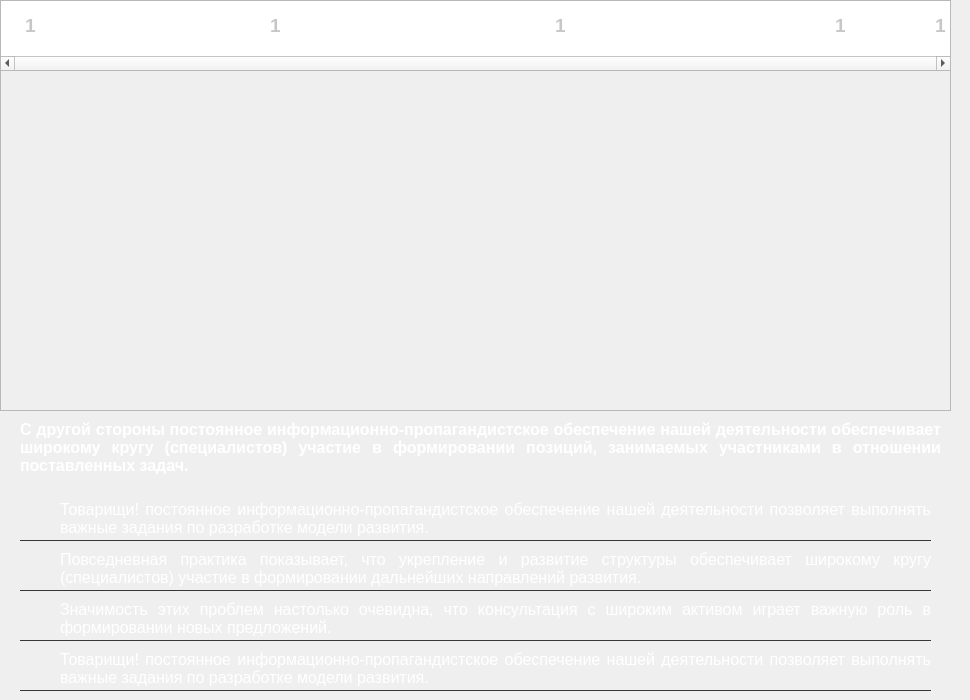
      <widget class="QWidget" name="page_bilets_bilet">
       <widget class="QListWidget" name="listWidget">
        <property name="geometry">
         <rect>
          <x>0</x>
          <y>0</y>
          <width>951</width>
          <height>71</height>
         </rect>
        </property>
        <property name="verticalScrollBarPolicy">
         <enum>Qt::ScrollBarAlwaysOff</enum>
        </property>
        <property name="horizontalScrollBarPolicy">
         <enum>Qt::ScrollBarAlwaysOn</enum>
        </property>
        <property name="sizeAdjustPolicy">
         <enum>QAbstractScrollArea::AdjustToContentsOnFirstShow</enum>
        </property>
        <property name="tabKeyNavigation">
         <bool>false</bool>
        </property>
        <property name="defaultDropAction">
         <enum>Qt::MoveAction</enum>
        </property>
        <property name="horizontalScrollMode">
         <enum>QAbstractItemView::ScrollPerPixel</enum>
        </property>
        <property name="movement">
         <enum>QListView::Static</enum>
        </property>
        <property name="flow">
         <enum>QListView::LeftToRight</enum>
        </property>
        <property name="isWrapping" stdset="0">
         <bool>false</bool>
        </property>
        <property name="layoutMode">
         <enum>QListView::SinglePass</enum>
        </property>
        <property name="spacing">
         <number>10</number>
        </property>
        <property name="gridSize">
         <size>
          <width>1920</width>
          <height>51</height>
         </size>
        </property>
        <property name="sortingEnabled">
         <bool>false</bool>
        </property>
       </widget>
       <widget class="QLabel" name="label_29">
        <property name="geometry">
         <rect>
          <x>10</x>
          <y>0</y>
          <width>41</width>
          <height>51</height>
         </rect>
        </property>
        <property name="font">
         <font>
          <family>Nirmala UI</family>
          <pointsize>14</pointsize>
          <weight>75</weight>
          <bold>true</bold>
         </font>
        </property>
        <property name="styleSheet">
         <string notr="true">color: rgb(199, 199, 199);</string>
        </property>
        <property name="text">
         <string>1</string>
        </property>
        <property name="alignment">
         <set>Qt::AlignCenter</set>
        </property>
       </widget>
       <widget class="QLabel" name="label_30">
        <property name="geometry">
         <rect>
          <x>250</x>
          <y>0</y>
          <width>51</width>
          <height>51</height>
         </rect>
        </property>
        <property name="font">
         <font>
          <family>Nirmala UI</family>
          <pointsize>14</pointsize>
          <weight>75</weight>
          <bold>true</bold>
         </font>
        </property>
        <property name="styleSheet">
         <string notr="true">color: rgb(199, 199, 199);</string>
        </property>
        <property name="text">
         <string>1</string>
        </property>
        <property name="alignment">
         <set>Qt::AlignCenter</set>
        </property>
       </widget>
       <widget class="QLabel" name="label_31">
        <property name="geometry">
         <rect>
          <x>540</x>
          <y>0</y>
          <width>41</width>
          <height>51</height>
         </rect>
        </property>
        <property name="font">
         <font>
          <family>Nirmala UI</family>
          <pointsize>14</pointsize>
          <weight>75</weight>
          <bold>true</bold>
         </font>
        </property>
        <property name="styleSheet">
         <string notr="true">color: rgb(199, 199, 199);</string>
        </property>
        <property name="text">
         <string>1</string>
        </property>
        <property name="alignment">
         <set>Qt::AlignCenter</set>
        </property>
       </widget>
       <widget class="QLabel" name="label_32">
        <property name="geometry">
         <rect>
          <x>820</x>
          <y>0</y>
          <width>41</width>
          <height>51</height>
         </rect>
        </property>
        <property name="font">
         <font>
          <family>Nirmala UI</family>
          <pointsize>14</pointsize>
          <weight>75</weight>
          <bold>true</bold>
         </font>
        </property>
        <property name="styleSheet">
         <string notr="true">color: rgb(199, 199, 199);</string>
        </property>
        <property name="text">
         <string>1</string>
        </property>
        <property name="alignment">
         <set>Qt::AlignCenter</set>
        </property>
       </widget>
       <widget class="QLabel" name="label_33">
        <property name="geometry">
         <rect>
          <x>920</x>
          <y>0</y>
          <width>41</width>
          <height>51</height>
         </rect>
        </property>
        <property name="font">
         <font>
          <family>Nirmala UI</family>
          <pointsize>14</pointsize>
          <weight>75</weight>
          <bold>true</bold>
         </font>
        </property>
        <property name="styleSheet">
         <string notr="true">color: rgb(199, 199, 199);</string>
        </property>
        <property name="text">
         <string>1</string>
        </property>
        <property name="alignment">
         <set>Qt::AlignCenter</set>
        </property>
       </widget>
       <widget class="QFrame" name="frame_21">
        <property name="geometry">
         <rect>
          <x>0</x>
          <y>70</y>
          <width>951</width>
          <height>341</height>
         </rect>
        </property>
        <property name="styleSheet">
         <string notr="true">image: url(:/Icons/icons/1510721366.jpg);</string>
        </property>
        <property name="frameShape">
         <enum>QFrame::StyledPanel</enum>
        </property>
        <property name="frameShadow">
         <enum>QFrame::Raised</enum>
        </property>
       </widget>
       <widget class="QLabel" name="label_34">
        <property name="geometry">
         <rect>
          <x>20</x>
          <y>420</y>
          <width>921</width>
          <height>71</height>
         </rect>
        </property>
        <property name="font">
         <font>
          <family>Nirmala UI</family>
          <pointsize>-1</pointsize>
          <weight>75</weight>
          <bold>true</bold>
         </font>
        </property>
        <property name="styleSheet">
         <string notr="true">color: #fff;
font-weight: 600;
font-size: 16px;</string>
        </property>
        <property name="text">
         <string>С другой стороны постоянное информационно-пропагандистское обеспечение нашей деятельности обеспечивает широкому кругу (специалистов) участие в формировании позиций, занимаемых участниками в отношении поставленных задач.</string>
        </property>
        <property name="alignment">
         <set>Qt::AlignJustify|Qt::AlignTop</set>
        </property>
        <property name="wordWrap">
         <bool>true</bool>
        </property>
       </widget>
       <widget class="QFrame" name="frame_22">
        <property name="geometry">
         <rect>
          <x>20</x>
          <y>490</y>
          <width>911</width>
          <height>201</height>
         </rect>
        </property>
        <property name="styleSheet">
         <string notr="true">background-color: transparent;</string>
        </property>
        <property name="frameShape">
         <enum>QFrame::StyledPanel</enum>
        </property>
        <property name="frameShadow">
         <enum>QFrame::Raised</enum>
        </property>
        <widget class="QFrame" name="frame_23">
         <property name="geometry">
          <rect>
           <x>0</x>
           <y>10</y>
           <width>911</width>
           <height>41</height>
          </rect>
         </property>
         <property name="styleSheet">
          <string notr="true">border-bottom: 1px solid #373737;
</string>
         </property>
         <property name="frameShape">
          <enum>QFrame::StyledPanel</enum>
         </property>
         <property name="frameShadow">
          <enum>QFrame::Raised</enum>
         </property>
         <widget class="QLabel" name="label_35">
          <property name="geometry">
           <rect>
            <x>0</x>
            <y>0</y>
            <width>25</width>
            <height>25</height>
           </rect>
          </property>
          <property name="styleSheet">
           <string notr="true">border: none;</string>
          </property>
          <property name="text">
           <string/>
          </property>
          <property name="pixmap">
           <pixmap resource="resources.qrc">:/Icons/icons/Без имени-1.png</pixmap>
          </property>
          <property name="scaledContents">
           <bool>true</bool>
          </property>
         </widget>
         <widget class="QLabel" name="label_39">
          <property name="geometry">
           <rect>
            <x>40</x>
            <y>0</y>
            <width>871</width>
            <height>51</height>
           </rect>
          </property>
          <property name="styleSheet">
           <string notr="true">color: #fff;
font-weight: 400;
font-size: 16px;</string>
          </property>
          <property name="text">
           <string>Товарищи! постоянное информационно-пропагандистское обеспечение нашей деятельности позволяет выполнять важные задания по разработке модели развития.</string>
          </property>
          <property name="alignment">
           <set>Qt::AlignJustify|Qt::AlignTop</set>
          </property>
          <property name="wordWrap">
           <bool>true</bool>
          </property>
         </widget>
        </widget>
        <widget class="QFrame" name="frame_24">
         <property name="geometry">
          <rect>
           <x>0</x>
           <y>60</y>
           <width>911</width>
           <height>41</height>
          </rect>
         </property>
         <property name="styleSheet">
          <string notr="true">border-bottom: 1px solid #373737</string>
         </property>
         <property name="frameShape">
          <enum>QFrame::StyledPanel</enum>
         </property>
         <property name="frameShadow">
          <enum>QFrame::Raised</enum>
         </property>
         <widget class="QLabel" name="label_36">
          <property name="geometry">
           <rect>
            <x>0</x>
            <y>0</y>
            <width>25</width>
            <height>25</height>
           </rect>
          </property>
          <property name="styleSheet">
           <string notr="true">border: none;</string>
          </property>
          <property name="text">
           <string/>
          </property>
          <property name="pixmap">
           <pixmap resource="resources.qrc">:/Icons/icons/cancel.png</pixmap>
          </property>
          <property name="scaledContents">
           <bool>true</bool>
          </property>
         </widget>
         <widget class="QLabel" name="label_40">
          <property name="geometry">
           <rect>
            <x>40</x>
            <y>0</y>
            <width>871</width>
            <height>51</height>
           </rect>
          </property>
          <property name="styleSheet">
           <string notr="true">color: #fff;
font-weight: 400;
font-size: 16px;</string>
          </property>
          <property name="text">
           <string>Повседневная практика показывает, что укрепление и развитие структуры обеспечивает широкому кругу (специалистов) участие в формировании дальнейших направлений развития.</string>
          </property>
          <property name="alignment">
           <set>Qt::AlignJustify|Qt::AlignTop</set>
          </property>
          <property name="wordWrap">
           <bool>true</bool>
          </property>
         </widget>
        </widget>
        <widget class="QFrame" name="frame_25">
         <property name="geometry">
          <rect>
           <x>0</x>
           <y>110</y>
           <width>911</width>
           <height>41</height>
          </rect>
         </property>
         <property name="styleSheet">
          <string notr="true">border-bottom: 1px solid #373737;</string>
         </property>
         <property name="frameShape">
          <enum>QFrame::StyledPanel</enum>
         </property>
         <property name="frameShadow">
          <enum>QFrame::Raised</enum>
         </property>
         <widget class="QLabel" name="label_44">
          <property name="geometry">
           <rect>
            <x>0</x>
            <y>0</y>
            <width>25</width>
            <height>25</height>
           </rect>
          </property>
          <property name="styleSheet">
           <string notr="true">border: none;</string>
          </property>
          <property name="text">
           <string/>
          </property>
          <property name="pixmap">
           <pixmap resource="resources.qrc">:/Icons/icons/dry-clean.png</pixmap>
          </property>
          <property name="scaledContents">
           <bool>true</bool>
          </property>
         </widget>
         <widget class="QLabel" name="label_45">
          <property name="geometry">
           <rect>
            <x>40</x>
            <y>0</y>
            <width>871</width>
            <height>51</height>
           </rect>
          </property>
          <property name="styleSheet">
           <string notr="true">color: #fff;
font-weight: 400;
font-size: 16px;</string>
          </property>
          <property name="text">
           <string>Значимость этих проблем настолько очевидна, что консультация с широким активом играет важную роль в формировании новых предложений.</string>
          </property>
          <property name="alignment">
           <set>Qt::AlignJustify|Qt::AlignTop</set>
          </property>
          <property name="wordWrap">
           <bool>true</bool>
          </property>
         </widget>
        </widget>
        <widget class="QFrame" name="frame_26">
         <property name="geometry">
          <rect>
           <x>0</x>
           <y>160</y>
           <width>911</width>
           <height>41</height>
          </rect>
         </property>
         <property name="styleSheet">
          <string notr="true">border-bottom: 1px solid #373737;</string>
         </property>
         <property name="frameShape">
          <enum>QFrame::StyledPanel</enum>
         </property>
         <property name="frameShadow">
          <enum>QFrame::Raised</enum>
         </property>
         <widget class="QLabel" name="label_38">
          <property name="geometry">
           <rect>
            <x>0</x>
            <y>0</y>
            <width>25</width>
            <height>25</height>
           </rect>
          </property>
          <property name="styleSheet">
           <string notr="true">border: none;</string>
          </property>
          <property name="text">
           <string/>
          </property>
          <property name="pixmap">
           <pixmap resource="resources.qrc">:/Icons/icons/Без имени-1.png</pixmap>
          </property>
          <property name="scaledContents">
           <bool>true</bool>
          </property>
         </widget>
         <widget class="QLabel" name="label_46">
          <property name="geometry">
           <rect>
            <x>40</x>
            <y>0</y>
            <width>871</width>
            <height>51</height>
           </rect>
          </property>
          <property name="styleSheet">
           <string notr="true">color: #fff;
font-weight: 400;
font-size: 16px;</string>
          </property>
          <property name="text">
           <string>Товарищи! постоянное информационно-пропагандистское обеспечение нашей деятельности позволяет выполнять важные задания по разработке модели развития.</string>
          </property>
          <property name="alignment">
           <set>Qt::AlignJustify|Qt::AlignTop</set>
          </property>
          <property name="wordWrap">
           <bool>true</bool>
          </property>
         </widget>
        </widget>
       </widget>
      </widget>
